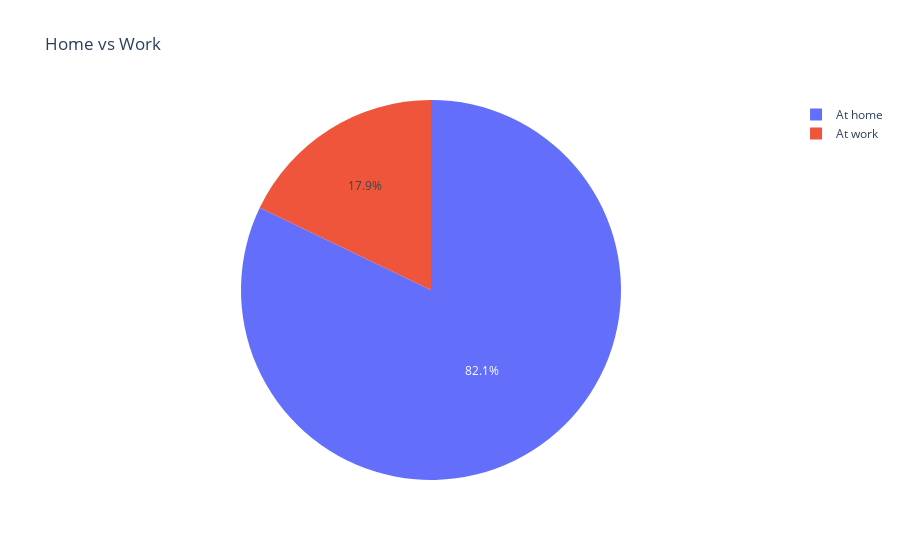

Source (notebook cell):
### Code cell
temp_series = raw_df['Where do you mostly use Portainer; at home or at work?'].value_counts()
labels = (np.array(temp_series.index))
sizes = (np.array((temp_series)))


trace = go.Pie(labels=labels, values=sizes)
layout = go.Layout(
    title='Home vs Work'
)
data = [trace]
fig = go.Figure(data=data, layout=layout)
py.iplot(fig, filename="home-work")

### Figure 1 — Plotly figure (JSON) as saved in the notebook; plotly's stock layout.template omitted (floating-point values rounded to 4 significant figures)
{"data": [{"labels": ["At home", "At work"], "type": "pie", "values": [625, 136]}], "layout": {"autosize": true, "title": {"text": "Home vs Work"}}}
